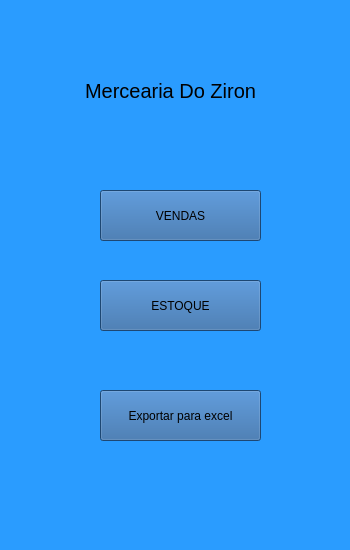
<?xml version="1.0" encoding="UTF-8"?>
<ui version="4.0">
 <class>Mercearia_do_Ziron</class>
 <widget class="QMainWindow" name="Mercearia_do_Ziron">
  <property name="geometry">
   <rect>
    <x>0</x>
    <y>0</y>
    <width>350</width>
    <height>550</height>
   </rect>
  </property>
  <property name="minimumSize">
   <size>
    <width>350</width>
    <height>550</height>
   </size>
  </property>
  <property name="maximumSize">
   <size>
    <width>350</width>
    <height>550</height>
   </size>
  </property>
  <property name="windowTitle">
   <string>Mercearia do Ziron</string>
  </property>
  <property name="windowIcon">
   <iconset>
    <normaloff>favicon_io/favicon.ico</normaloff>favicon_io/favicon.ico</iconset>
  </property>
  <widget class="QWidget" name="menu_principal">
   <property name="font">
    <font>
     <family>MS Shell Dlg 2</family>
    </font>
   </property>
   <layout class="QVBoxLayout" name="verticalLayout">
    <property name="spacing">
     <number>0</number>
    </property>
    <property name="leftMargin">
     <number>0</number>
    </property>
    <property name="topMargin">
     <number>0</number>
    </property>
    <property name="rightMargin">
     <number>0</number>
    </property>
    <property name="bottomMargin">
     <number>0</number>
    </property>
    <item>
     <widget class="QFrame" name="main">
      <property name="styleSheet">
       <string notr="true">background-color: rgb(42, 156, 255);</string>
      </property>
      <property name="frameShape">
       <enum>QFrame::NoFrame</enum>
      </property>
      <property name="frameShadow">
       <enum>QFrame::Raised</enum>
      </property>
      <property name="lineWidth">
       <number>0</number>
      </property>
      <widget class="QPushButton" name="button_vendas">
       <property name="geometry">
        <rect>
         <x>100</x>
         <y>190</y>
         <width>161</width>
         <height>51</height>
        </rect>
       </property>
       <property name="cursor">
        <cursorShape>ArrowCursor</cursorShape>
       </property>
       <property name="styleSheet">
        <string notr="true">background-color: rgb(41, 99, 161);</string>
       </property>
       <property name="text">
        <string>VENDAS</string>
       </property>
      </widget>
      <widget class="QPushButton" name="button_estoque">
       <property name="geometry">
        <rect>
         <x>100</x>
         <y>280</y>
         <width>161</width>
         <height>51</height>
        </rect>
       </property>
       <property name="cursor">
        <cursorShape>ArrowCursor</cursorShape>
       </property>
       <property name="styleSheet">
        <string notr="true">background-color: rgb(41, 99, 161);</string>
       </property>
       <property name="text">
        <string>ESTOQUE</string>
       </property>
      </widget>
      <widget class="QPushButton" name="button_exportar">
       <property name="geometry">
        <rect>
         <x>100</x>
         <y>390</y>
         <width>161</width>
         <height>51</height>
        </rect>
       </property>
       <property name="cursor">
        <cursorShape>ArrowCursor</cursorShape>
       </property>
       <property name="styleSheet">
        <string notr="true">background-color: rgb(41, 99, 161);</string>
       </property>
       <property name="text">
        <string>Exportar para excel</string>
       </property>
      </widget>
      <widget class="QLabel" name="label">
       <property name="geometry">
        <rect>
         <x>60</x>
         <y>50</y>
         <width>221</width>
         <height>81</height>
        </rect>
       </property>
       <property name="font">
        <font>
         <family>MS Shell Dlg 2</family>
         <pointsize>15</pointsize>
        </font>
       </property>
       <property name="text">
        <string>Mercearia Do Ziron</string>
       </property>
       <property name="alignment">
        <set>Qt::AlignCenter</set>
       </property>
      </widget>
     </widget>
    </item>
   </layout>
  </widget>
 </widget>
 <resources/>
 <connections/>
</ui>
